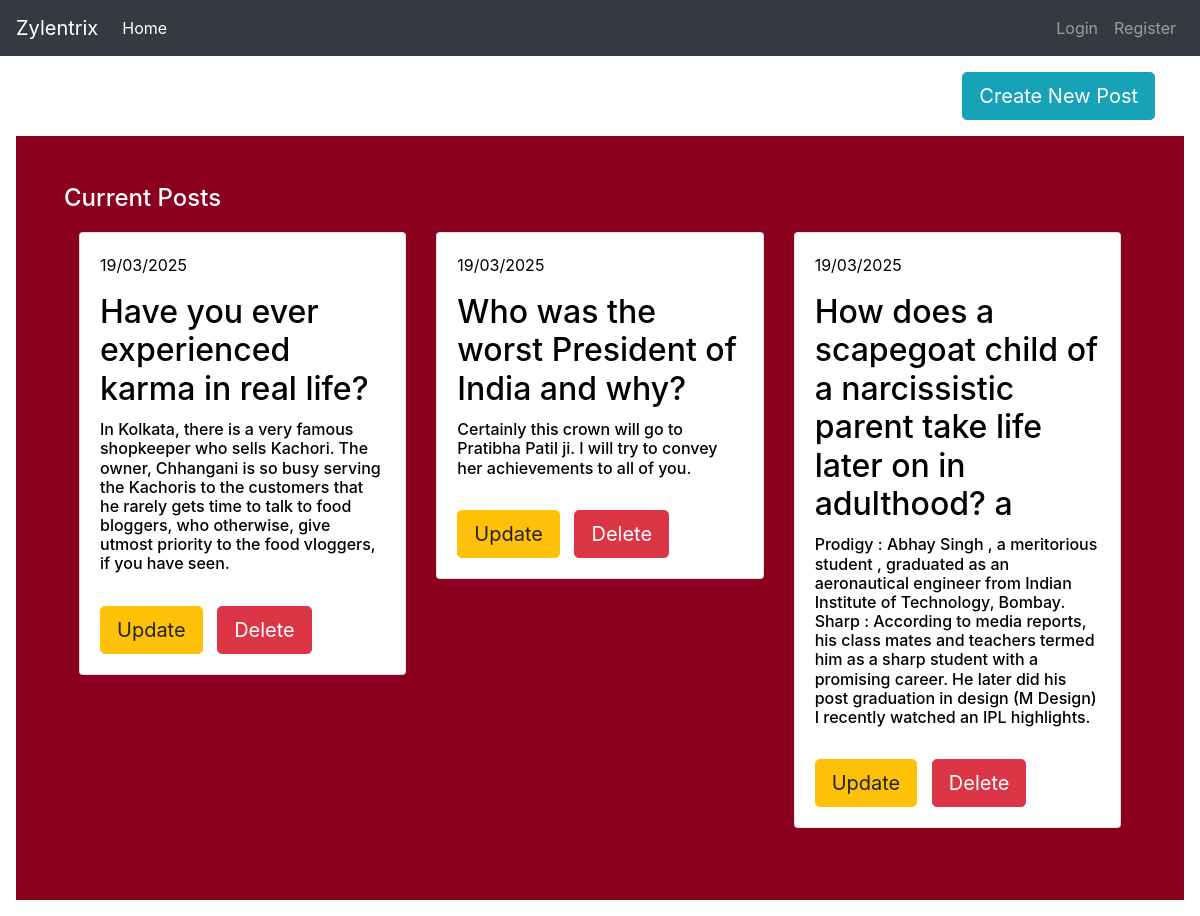
Screenshot of /event-page with the database file from the repository.
### App/models.py (models this page shows)
class Post(db.Model):
    id = db.Column(db.Integer(), primary_key=True, autoincrement = True)
    post_title = db.Column(db.String(length=200), nullable=False)
    post_description = db.Column(db.String(length=2000),nullable=False)
    created_at = db.Column(db.DateTime(), default=datetime.utcnow().replace(tzinfo=pytz.UTC).astimezone(pytz.timezone('Asia/Kolkata')), nullable=False)
    updated_at = db.Column(db.DateTime(), default=datetime.utcnow().replace(tzinfo=pytz.UTC).astimezone(pytz.timezone('Asia/Kolkata')), nullable=False)

### App/routes.py (the view)
@app.route("/event-page")                   #route for redirecting the authenticated users to the main event page.
def event_page():
    current_posts = Post.query.all()
    return render_template('event_page.html', current_posts=current_posts)

### App/templates/event_page.html (shortened to what this page needs)
{% extends 'base.html' %}
{% block content %}
<body>
     <div class="container mt-3">
        <div class="d-flex justify-content-end">
            <a href="{{ url_for('create_post') }}" class="btn btn-lg btn-info">Create New Post</a>
        </div>
    </div>
    <div class="position-relative overflow-hidden p-5 m-md-3 row" style="background-color:rgb(139, 0, 30); color:white">
        <h4 class="text-left text-decoration-underline">Current Posts</h4>
        <br><br>
        <div class="container-fluid">
            <div class="row gx-0">
                {% if current_posts %}
                    {% for post in current_posts %}
                        <div class="col-md-4 mb-4">
                            <div class="card text-left"  style="color:black; width:100%;">
                                <div class="card-body">
                                    <p class="card-text">{{ post.created_at.strftime('%d/%m/%Y') }}</p>
                                    <h2 class="card-title">{{ post.post_title }}</h2>
                                    <h6 class="card-text">{{ post.post_description }}</h6>
                                    <br>
                                    <a href="{{ url_for('update_post', post_id=post.id) }}" class="btn btn-warning btn-lg animated-button btn-spacing">Update</a>
                                    <form action="{{ url_for('delete_post', post_id=post.id) }}" method="POST" style="display:inline;">
                                        <button type="submit" class="btn btn-danger btn-lg animated-button btn-spacing"
                                            onclick="return confirm('Are you sure you want to delete this post?');">
                                            Delete
                                        </button>
                                    </form>
                                </div>
                            </div>
                        </div>
                    {% endfor %}
                {% else %}
                    <p>There is no posts avaialable right now.</p>
                {% endif %}
            </div>
        </div>
    </div>
</body>
{% endblock %}

### App/templates/base.html (shortened to what this page needs)
<!doctype html>
<html lang="en">
  <head>
    <link rel="stylesheet" href="https://cdn.jsdelivr.net/npm/bootstrap@4.4.1/dist/css/bootstrap.min.css">
  </head>
  <body>
   <nav class="navbar navbar-expand-md navbar-dark bg-dark">
    <a class="navbar-brand" href="#">Zylentrix</a>
    <div class="collapse navbar-collapse" id="navabrNav">
        <ul class="navbar-nav mr-auto">
            {% if not current_user.is_authenticated %}
                <li class="nav-item active">
                    <a class="nav-link" href="{{ url_for('home_page') }}">Home<span class="sr-only">(current)</span></a>
                </li>
            {% endif %}
        </ul>
        {% if current_user.is_authenticated %}
            <ul class="navbar-nav">
                <li class="nav-item">
                    <a class="nav-link text-white">Welcome, {{ current_user.username}}</a>
                </li>
                <li class="nav-item">
                    <a class="nav-link highlighted" href="{{ url_for('logout_page') }}">Logout</a>
                </li>
            </ul>
        {% else %}
            <ul class="navbar-nav">
                <li class="nav-item">
                    <a class="nav-link highlighted" href="{{ url_for('login_page') }}">Login</a>
                </li>
                <li class="nav-item">
                    <a class="nav-link highlighted" href="{{ url_for('register_page') }}">Register</a>
                </li>
            </ul>
        {% endif %}
    </div>
   </nav>
    {% block content %}
    {% endblock %}
  </body>
</html>

### App/templates/event_page.html (style rules this page uses)
.btn-spacing { margin-right: 10px; }

### rows the page displays
Post: created_at "19/03/2025", post_title "Have you ever experienced karma in real life?", post_description "In Kolkata, there is a very famous shopkeeper who sells Kachori. The owner, Chhangani is so busy serving the Kachoris to the customers that he rarely gets time to talk to food bloggers, who otherwise, give utmost priority to the food vloggers, if you have seen."
Post: created_at "19/03/2025", post_title "Who was the worst President of India and why?", post_description "Certainly this crown will go to Pratibha Patil ji. I will try to convey her achievements to all of you."
Post: created_at "19/03/2025", post_title "How does a scapegoat child of a narcissistic parent take life later on in adulthood? a", post_description "Prodigy : Abhay Singh , a meritorious student , graduated as an aeronautical engineer from Indian Institute of Technology, Bombay. Sharp : According to media reports, his class mates and teachers termed him as a sharp student with a promising career. He later did his post graduation in design (M Design) I recently watched an IPL highlights."
